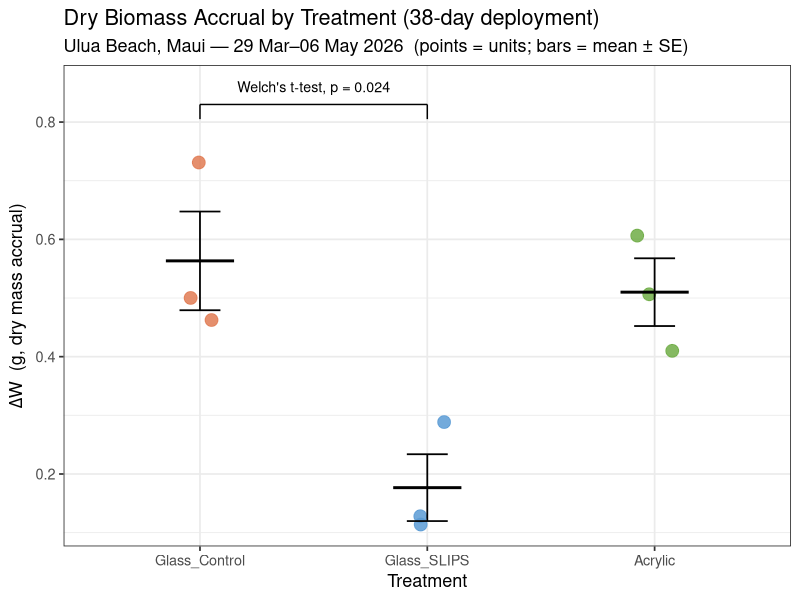
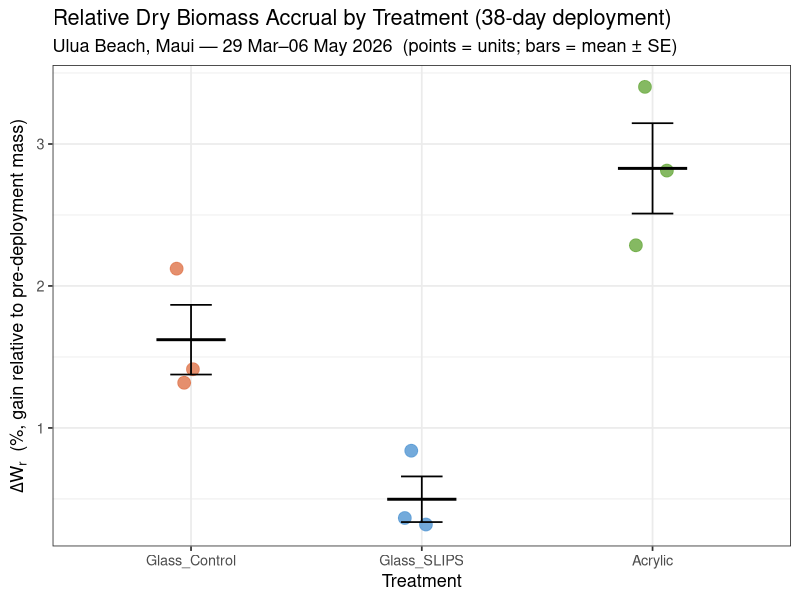
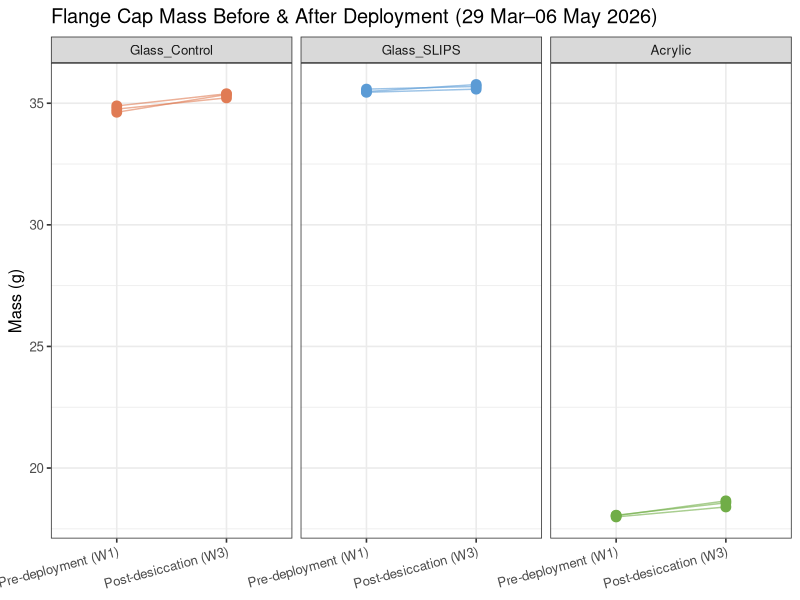
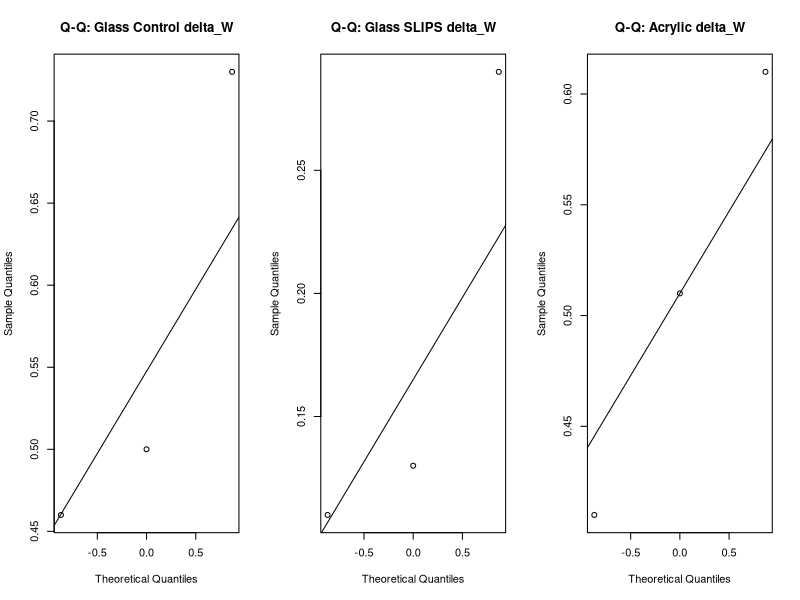
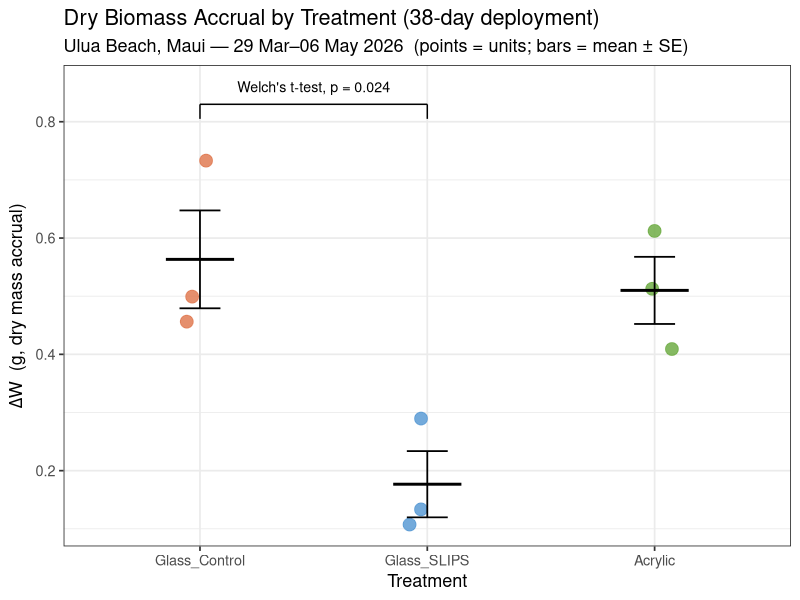
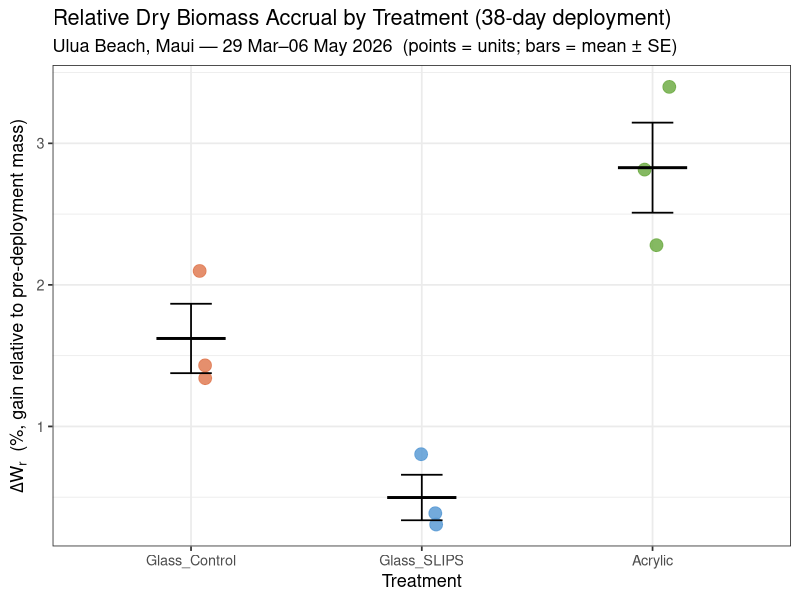
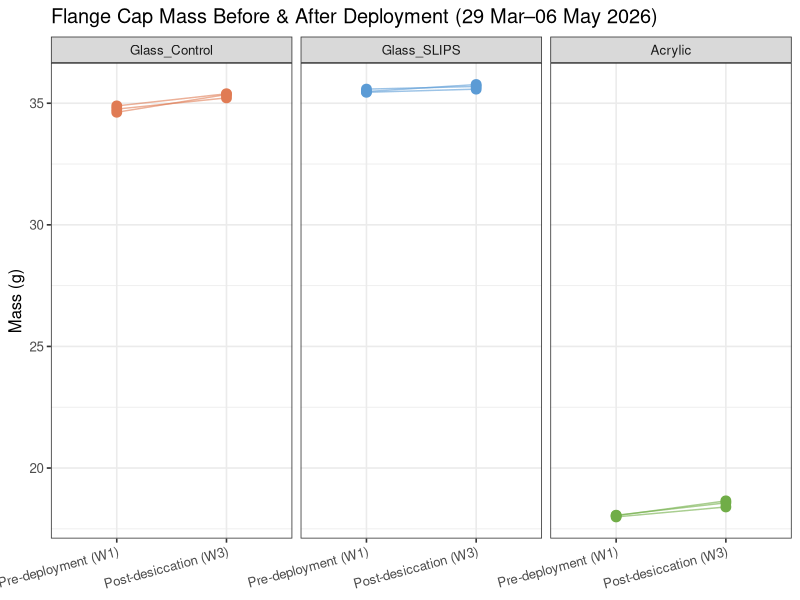

Generate these figures, in order, with R:
# =============================================================================
# Biofouling Mass Analysis: SLIPS Maui 2026 Deployment
# Flange Cap Mass Before & After (Section 3.5.3 / 3.7.2)
# Author: Corinne Pickering
# Description: Measured W1 (pre-deployment) and W3 (post-deployment) dry mass
#              for 3 SLIPS-coated glass, 3 uncoated glass control,
#              and 3 factory acrylic flange caps.
#              Units: grams. Alpha = 0.05.
# Deployment: 29 Mar 2026 – 06 May 2026 (38 days, ~5.5 weeks)
# Note: Scale measurement error ~0.06-0.10 g (assessed with 100 g calibration weight).
# =============================================================================

library(tidyverse)
library(ggplot2)

dir.create("outputs", showWarnings = FALSE)  # ensure outputs/ folder exists
setwd("/Users/corinnepickering/Desktop/Thode_lab/SLIPS/maui2026/Maui2026/Mass_before_after/Stats_DRY_MASS")
set.seed(42)  # reproducibility

# =============================================================================
# 1. MEASURED DATA
# =============================================================================
# Camera assignments: SLIPS = cams 1,2,3 | Control = cams 4,6,12 | Acrylic = cams 7,10,11
# Glass flange pre-deployment mass ~34.6–35.6 g (SLIPS coating adds ~0.9 g)
# Acrylic flange pre-deployment mass ~18.0 g
# Scale measurement error: ~0.06–0.10 g (assessed with 100 g calibration weight)

flange_data <- tibble(
  sample_id = c(
    "Control_Cam4",  "Control_Cam12", "Control_Cam6",
    "SLIPS_Cam1",    "SLIPS_Cam2",    "SLIPS_Cam3",
    "Acrylic_Cam7",  "Acrylic_Cam10", "Acrylic_Cam11"
  ),
  treatment = factor(
    c(rep("Glass_Control", 3), rep("Glass_SLIPS", 3), rep("Acrylic", 3)),
    levels = c("Glass_Control", "Glass_SLIPS", "Acrylic")
  ),
  substrate = c(rep("Glass", 6), rep("Acrylic", 3)),

  # W1: pre-deployment dry mass (g)
  W1_g = c(
    34.63, 34.89, 34.76,   # glass control (cams 4, 12, 6)
    35.58, 35.45, 35.48,   # SLIPS coated  (cams 1, 2, 3)
    18.06, 18.04, 17.99    # acrylic       (cams 7, 10, 11)
  ),

  # W3: post-deployment dry mass (g)
  W3_g = c(
    35.36, 35.39, 35.22,   # glass control  (+0.73, +0.50, +0.46 g)
    35.69, 35.58, 35.77,   # SLIPS coated   (+0.11, +0.13, +0.29 g)
    18.57, 18.65, 18.40    # acrylic        (+0.51, +0.61, +0.41 g)
  )
)

# =============================================================================
# 2. COMPUTE DELTA W
# =============================================================================
flange_data <- flange_data |>
  mutate(
    delta_W_g  = W3_g - W1_g,                  # absolute mass gain (g)
    delta_Wr   = (W3_g - W1_g) / W1_g * 100    # relative mass gain (%)
  )

print(flange_data |> select(sample_id, treatment, W1_g, W3_g, delta_W_g, delta_Wr))

# =============================================================================
# 3. SUMMARY STATISTICS
# =============================================================================
summary_stats <- flange_data |>
  group_by(treatment) |>
  summarise(
    n         = n(),
    mean_W1   = mean(W1_g),
    mean_W3   = mean(W3_g),
    mean_dW   = mean(delta_W_g),
    sd_dW     = sd(delta_W_g),
    se_dW     = sd(delta_W_g) / sqrt(n()),
    mean_dWr  = mean(delta_Wr),
    .groups   = "drop"
  )

print(summary_stats)

# =============================================================================
# 4. NORMALITY CHECK (Shapiro-Wilk) — per Section 3.7.2 decision procedure
# =============================================================================
# NOTE: With n=3, Shapiro-Wilk has very low power. Treat results as indicative.
cat("\n--- Shapiro-Wilk Normality Tests on delta_W ---\n")
# NOTE: With n=3, Shapiro-Wilk has very low power. Treat results as indicative.
by(flange_data$delta_W_g, flange_data$treatment, shapiro.test)

# =============================================================================
# 5. STATISTICAL TESTS (Glass Control vs. Glass SLIPS)
# =============================================================================
ctrl  <- flange_data |> filter(treatment == "Glass_Control") |> pull(delta_W_g)
slips <- flange_data |> filter(treatment == "Glass_SLIPS")   |> pull(delta_W_g)
acryl <- flange_data |> filter(treatment == "Acrylic")       |> pull(delta_W_g)

cat("\n--- Two-sample t-test: Glass Control vs. SLIPS ---\n")
t_test_result <- t.test(ctrl, slips, var.equal = FALSE)  # Welch's t-test
print(t_test_result)

cat("\n--- Mann-Whitney U test: Glass Control vs. SLIPS ---\n")
mw_result <- wilcox.test(ctrl, slips, exact = FALSE)
print(mw_result)

# Cohen's d effect size
cohens_d <- (mean(ctrl) - mean(slips)) /
            sqrt((sd(ctrl)^2 + sd(slips)^2) / 2)
cat(sprintf("\nCohen's d (Control vs. SLIPS): %.3f\n", cohens_d))

# =============================================================================
# 6. VISUALISATION
# =============================================================================

# 6a. PRIMARY FIGURE — Dot plot of delta_W by treatment
#     Individual points + mean crossbar + SE error bars + significance bracket.
#     With n=3, raw points are shown (no box/violin) to honestly display the data.

# Welch's t-test p-value for the Control vs SLIPS significance bracket
p_cs <- t.test(ctrl, slips, var.equal = FALSE)$p.value
sig_label <- sprintf("Welch's t-test, p = %.3f", p_cs)

# Bracket geometry: span treatments 1 (Control) and 2 (SLIPS); place above tallest point
y_max    <- max(flange_data$delta_W_g)
y_brkt   <- y_max + 0.10   # bracket height
y_tick   <- 0.025          # small downward ticks at bracket ends

p1 <- ggplot(flange_data, aes(x = treatment, y = delta_W_g, color = treatment)) +
  geom_jitter(size = 4, width = 0.08, alpha = 0.85) +
  stat_summary(fun.data = mean_se, geom = "errorbar", width = 0.18,
               color = "black", linewidth = 0.6) +
  stat_summary(fun = mean, geom = "crossbar", width = 0.3, fatten = 2,
               color = "black", linewidth = 0.5) +
  # significance bracket (Glass_Control[x=1] vs Glass_SLIPS[x=2])
  annotate("segment", x = 1, xend = 2, y = y_brkt, yend = y_brkt, linewidth = 0.5) +
  annotate("segment", x = 1, xend = 1, y = y_brkt, yend = y_brkt - y_tick, linewidth = 0.5) +
  annotate("segment", x = 2, xend = 2, y = y_brkt, yend = y_brkt - y_tick, linewidth = 0.5) +
  annotate("text", x = 1.5, y = y_brkt + 0.03, label = sig_label, size = 3.6) +
  labs(
    title = "Dry Biomass Accrual by Treatment (38-day deployment)",
    subtitle = "Ulua Beach, Maui — 29 Mar–06 May 2026  (points = units; bars = mean ± SE)",
    x = "Treatment",
    y = expression(Delta * "W  (g, dry mass accrual)"),
    color = "Treatment"
  ) +
  scale_color_manual(values = c(
    "Glass_Control" = "#E07B54",
    "Glass_SLIPS"   = "#5B9BD5",
    "Acrylic"       = "#70AD47"
  )) +
  theme_bw(base_size = 13) +
  theme(legend.position = "none")

print(p1)
ggsave("outputs/delta_W_dotplot.png", p1, width = 7, height = 5, dpi = 300)

# 6a-ii. RELATIVE gain (delta_Wr, %) — complements absolute view.
#        Acrylic substrate (~18 g) is far lighter than glass (~35 g), so relative
#        gain reframes acrylic as proportionally MORE fouled per gram of substrate.
p1r <- ggplot(flange_data, aes(x = treatment, y = delta_Wr, color = treatment)) +
  geom_jitter(size = 4, width = 0.08, alpha = 0.85) +
  stat_summary(fun.data = mean_se, geom = "errorbar", width = 0.18,
               color = "black", linewidth = 0.6) +
  stat_summary(fun = mean, geom = "crossbar", width = 0.3, fatten = 2,
               color = "black", linewidth = 0.5) +
  labs(
    title = "Relative Dry Biomass Accrual by Treatment (38-day deployment)",
    subtitle = "Ulua Beach, Maui — 29 Mar–06 May 2026  (points = units; bars = mean ± SE)",
    x = "Treatment",
    y = expression(Delta * W[r] * "  (%, gain relative to pre-deployment mass)"),
    color = "Treatment"
  ) +
  scale_color_manual(values = c(
    "Glass_Control" = "#E07B54",
    "Glass_SLIPS"   = "#5B9BD5",
    "Acrylic"       = "#70AD47"
  )) +
  theme_bw(base_size = 13) +
  theme(legend.position = "none")

print(p1r)
ggsave("outputs/delta_Wr_dotplot.png", p1r, width = 7, height = 5, dpi = 300)

# 6b. Before/After mass table plot
p2 <- flange_data |>
  pivot_longer(cols = c(W1_g, W3_g), names_to = "timepoint", values_to = "mass_g") |>
  mutate(timepoint = factor(
    recode(timepoint, W1_g = "Pre-deployment (W1)", W3_g = "Post-desiccation (W3)"),
    levels = c("Pre-deployment (W1)", "Post-desiccation (W3)")  # enforce correct order
  )) |>
  ggplot(aes(x = timepoint, y = mass_g, group = sample_id, color = treatment)) +
  geom_line(alpha = 0.6) +
  geom_point(size = 3) +
  facet_wrap(~ treatment) +  # shared y-axis across all panels
  labs(
    title = "Flange Cap Mass Before & After Deployment (29 Mar–06 May 2026)",
    x = NULL, y = "Mass (g)",
    color = "Treatment"
  ) +
  scale_color_manual(values = c(
    "Glass_Control" = "#E07B54",
    "Glass_SLIPS"   = "#5B9BD5",
    "Acrylic"       = "#70AD47"
  )) +
  theme_bw(base_size = 12) +
  theme(legend.position = "none",
        axis.text.x = element_text(angle = 15, hjust = 1))

print(p2)
ggsave("outputs/before_after_mass.png", p2, width = 9, height = 4, dpi = 300)

# 6c. Q-Q plots for normality assessment
par(mfrow = c(1, 3))
qqnorm(ctrl,  main = "Q-Q: Glass Control delta_W"); qqline(ctrl)
qqnorm(slips, main = "Q-Q: Glass SLIPS delta_W");   qqline(slips)
qqnorm(acryl, main = "Q-Q: Acrylic delta_W");       qqline(acryl)
dev.copy(png, "outputs/qq_plots.png", width = 900, height = 400, res = 100)
dev.off()
par(mfrow = c(1, 1))
